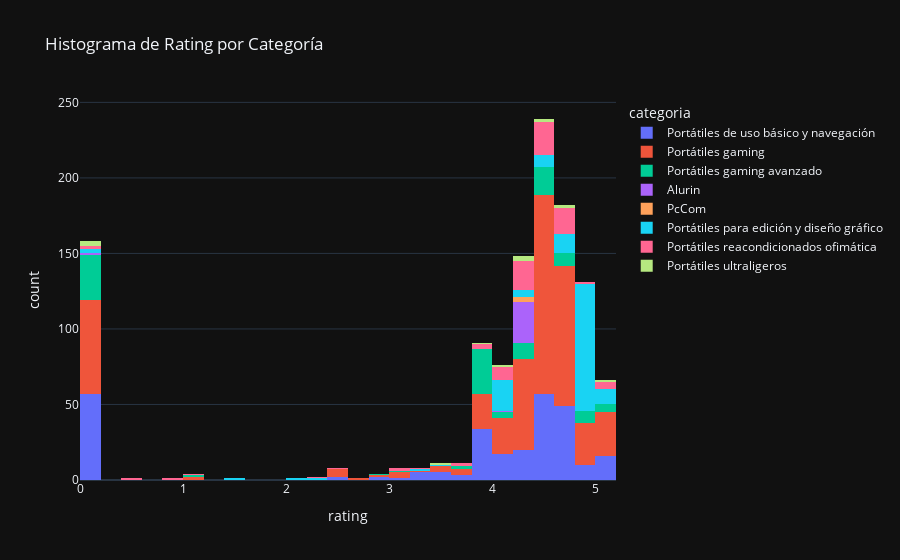

The notebook cell this image was saved under:
### Code cell
px.histogram(data_frame = df_merged,
             x          = "rating",
             color      = "categoria",
             title      = "Histograma de Rating por Categoría",
             template   = "plotly_dark")

### Figure 1 — Plotly figure (JSON) as saved in the notebook; plotly's stock layout.template omitted (floating-point values rounded to 4 significant figures; data arrays with more than 128 entries replaced by an {"elided": "..."} marker saying what was removed)
{"data": [{"alignmentgroup": "True", "bingroup": "x", "hovertemplate": "categoria=Portátiles de uso básico y navegación<br>rating=%{x}<br>count=%{y}<extra></extra>", "legendgroup": "Portátiles de uso básico y navegación", "marker": {"color": "#636efa", "pattern": {"shape": ""}}, "name": "Portátiles de uso básico y navegación", "offsetgroup": "Portátiles de uso básico y navegación", "orientation": "v", "showlegend": true, "type": "histogram", "x": {"elided": "278 float values"}, "xaxis": "x", "yaxis": "y"}, {"alignmentgroup": "True", "bingroup": "x", "hovertemplate": "categoria=Portátiles gaming<br>rating=%{x}<br>count=%{y}<extra></extra>", "legendgroup": "Portátiles gaming", "marker": {"color": "#EF553B", "pattern": {"shape": ""}}, "name": "Portátiles gaming", "offsetgroup": "Portátiles gaming", "orientation": "v", "showlegend": true, "type": "histogram", "x": {"elided": "473 float values"}, "xaxis": "x", "yaxis": "y"}, {"alignmentgroup": "True", "bingroup": "x", "hovertemplate": "categoria=Portátiles gaming avanzado<br>rating=%{x}<br>count=%{y}<extra></extra>", "legendgroup": "Portátiles gaming avanzado", "marker": {"color": "#00cc96", "pattern": {"shape": ""}}, "name": "Portátiles gaming avanzado", "offsetgroup": "Portátiles gaming avanzado", "orientation": "v", "showlegend": true, "type": "histogram", "x": [4.2, 4.2, 4.2, 3.9, 3.9, 3.9, 3.9, 3.9, 4.7, 3.8, 0, 0, 3.8, 0, 3.8, 3.8, 0, 3.8, 3.8, 0, 0, 0, 0, 0, 4.5, 0, 4, 4, 3.8, 3, 4.5, 2.8, 3.8, 3.8, 3.8, 3.8, 5, 3.8, 3.8, 3.6, 3.8, 3.8, 3.8, 4.2, 3.8, 4.5, 0, 0, 4.5, 4.4, 4.3, 4.3, 1, 3.8, 3.8, 3.8, 3.8, 3.8, 3.8, 4.4, 4.3, 0, 4, 4.4, 4.4, 4.4, 5, 4.7, 0, 0, 4.1, 4.3, 4.3, 4.8, 4.9, 4.8, 0, 4.6, 4.5, 4.9, 4.5, 5, 4.5, 4.5, 3.6, 4.5, 4.7, 0, 4.5, 4.8, 4.5, 4.5, 4.7, 0, 4.7, 4.8, 4.7, 5, 3.8, 5, 4.8, 0, 0, 0, 0, 4.3, 4.7, 4.5, 0, 4.3, 4.8, 0, 0, 0, 0, 3.8, 0, 0, 0], "xaxis": "x", "yaxis": "y"}, {"alignmentgroup": "True", "bingroup": "x", "hovertemplate": "categoria=Alurin<br>rating=%{x}<br>count=%{y}<extra></extra>", "legendgroup": "Alurin", "marker": {"color": "#ab63fa", "pattern": {"shape": ""}}, "name": "Alurin", "offsetgroup": "Alurin", "orientation": "v", "showlegend": true, "type": "histogram", "x": [4.2, 4.2, 4.2, 4.2, 4.2, 4.2, 4.2, 4.2, 4.2, 4.2, 4.2, 4.2, 4.2, 0, 4.2, 4.2, 4.2, 4.3, 4, 4.2, 4.2, 4.2, 4.2, 4.2, 4.2, 4.2, 4.2, 4.2, 4.3], "xaxis": "x", "yaxis": "y"}, {"alignmentgroup": "True", "bingroup": "x", "hovertemplate": "categoria=PcCom<br>rating=%{x}<br>count=%{y}<extra></extra>", "legendgroup": "PcCom", "marker": {"color": "#FFA15A", "pattern": {"shape": ""}}, "name": "PcCom", "offsetgroup": "PcCom", "orientation": "v", "showlegend": true, "type": "histogram", "x": [4.2, 4.2, 4.2], "xaxis": "x", "yaxis": "y"}, {"alignmentgroup": "True", "bingroup": "x", "hovertemplate": "categoria=Portátiles para edición y diseño gráfico<br>rating=%{x}<br>count=%{y}<extra></extra>", "legendgroup": "Portátiles para edición y diseño gráfico", "marker": {"color": "#19d3f3", "pattern": {"shape": ""}}, "name": "Portátiles para edición y diseño gráfico", "offsetgroup": "Portátiles para edición y diseño gráfico", "orientation": "v", "showlegend": true, "type": "histogram", "x": {"elided": "148 float values"}, "xaxis": "x", "yaxis": "y"}, {"alignmentgroup": "True", "bingroup": "x", "hovertemplate": "categoria=Portátiles reacondicionados ofimática<br>rating=%{x}<br>count=%{y}<extra></extra>", "legendgroup": "Portátiles reacondicionados ofimática", "marker": {"color": "#FF6692", "pattern": {"shape": ""}}, "name": "Portátiles reacondicionados ofimática", "offsetgroup": "Portátiles reacondicionados ofimática", "orientation": "v", "showlegend": true, "type": "histogram", "x": [4.4, 0, 4.3, 5, 4.5, 4.3, 4, 3.6, 4.3, 4.5, 4.1, 5, 4.6, 5, 0, 4.1, 4.7, 4.6, 4.6, 4.5, 3.9, 4.5, 4.5, 4.1, 4.5, 4.6, 4.5, 4.7, 4, 4.3, 3.8, 3, 3.6, 4.3, 2.2, 0.5, 4.3, 4.3, 4, 4.4, 4.4, 4.8, 4, 4.3, 4.3, 4.3, 4.5, 4.6, 4.3, 1, 4.3, 4.5, 4.1, 4.6, 5, 4.5, 4.3, 2.5, 4.1, 4.6, 5, 4.3, 4.3, 4.5, 4.7, 4.6, 4.5, 4.7, 4.5, 4.5, 4.6, 4.6, 4.5, 4.6, 4.3, 4.5, 3.8, 4.2, 4.2, 0.8, 3, 4.3, 4.4, 4.5, 4.6, 3.3, 4.4, 4.6], "xaxis": "x", "yaxis": "y"}, {"alignmentgroup": "True", "bingroup": "x", "hovertemplate": "categoria=Portátiles ultraligeros<br>rating=%{x}<br>count=%{y}<extra></extra>", "legendgroup": "Portátiles ultraligeros", "marker": {"color": "#B6E880", "pattern": {"shape": ""}}, "name": "Portátiles ultraligeros", "offsetgroup": "Portátiles ultraligeros", "orientation": "v", "showlegend": true, "type": "histogram", "x": [3.8, 4.2, 4.5, 0, 4.2, 4.1, 5, 4.5, 4.6, 4.7, 4.3, 3.5, 0, 0], "xaxis": "x", "yaxis": "y"}], "layout": {"barmode": "relative", "legend": {"title": {"text": "categoria"}, "tracegroupgap": 0}, "title": {"text": "Histograma de Rating por Categoría"}, "xaxis": {"anchor": "y", "domain": [0, 1], "title": {"text": "rating"}}, "yaxis": {"anchor": "x", "domain": [0, 1], "title": {"text": "count"}}}}
